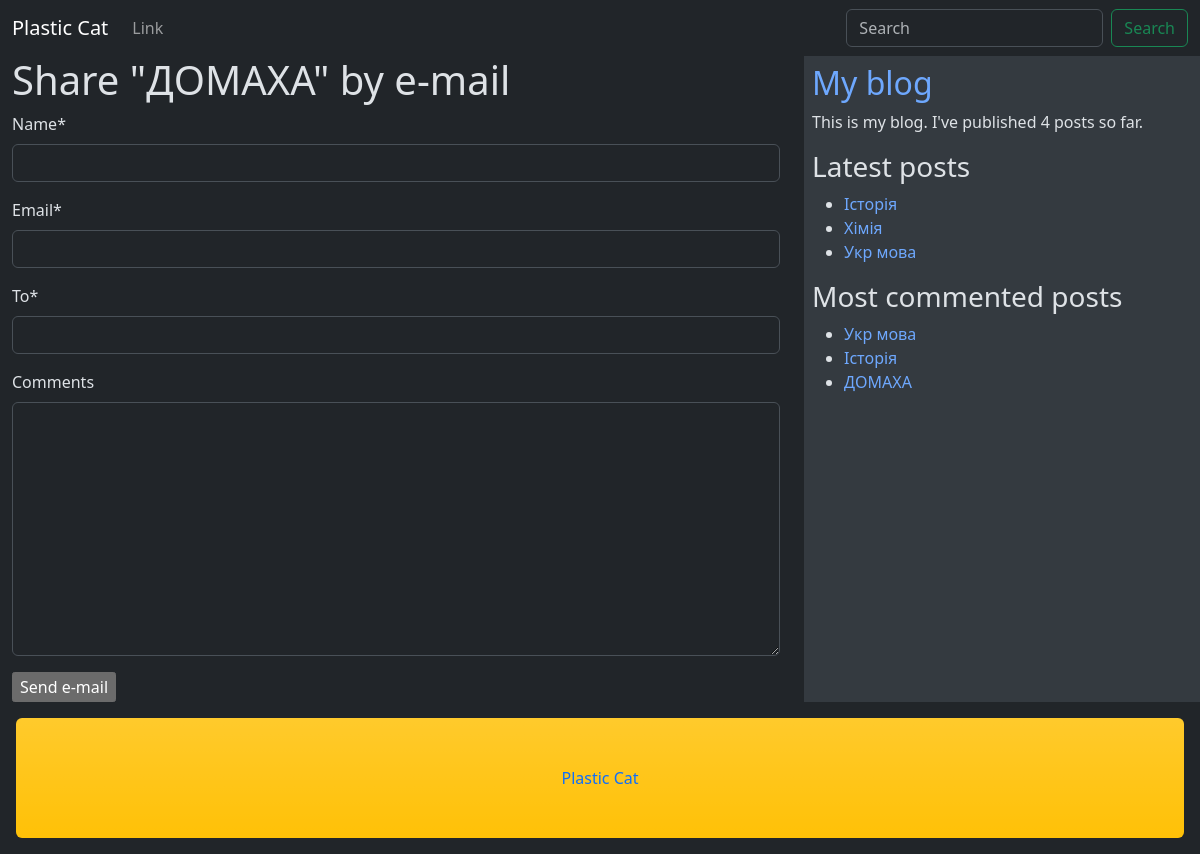
Screenshot of /blog/1/share/ with the database file from the repository.
### blog/models.py (models this page shows, shortened)
class Post(models.Model):
    author = models.ForeignKey(User, on_delete=models.CASCADE, related_name='blog_posts')
    slug = models.SlugField(max_length=250, unique_for_date='created')
    title = models.CharField(max_length=250)
    body = models.TextField()
    created = models.DateTimeField(auto_now_add=True)
    objects = models.Manager()
    published = PublishedManager()
    tags = TaggableManager()
    def get_absolute_url(self):
        return reverse("blog:post_detail", args=[self.created.year,
                                                          self.created.month,
                                                          self.created.day,
                                                          self.slug,])

### blog/views.py (the view)
# urls.py: path('<int:post_id>/share/', views.post_share, name='post_share'),
def post_share(request, post_id):
    post = get_object_or_404(Post, id=post_id)
    sent = False
    if request.method == 'POST':
        form = EmailPostForm(request.POST)
        if form.is_valid():
            cd = form.cleaned_data
            post_url = request.build_absolute_uri(post.get_absolute_url())
            subject = f'{cd["name"]} recommends you read {post.title}'
            message = f'Read {post.title} at {post_url}\n\n' \
                      f'{cd["name"]}\'s comments: {cd["comments"]}'
            send_mail(subject, message, 'your_account@gmail.com', [cd['to']])
            sent = True
    else:
        form = EmailPostForm()
    return render(request, 'blog/share.html', {'post': post, 'form': form, 'sent': sent})

### blog/forms.py
class EmailPostForm(forms.Form):
    name = forms.CharField(max_length=25)
    email = forms.EmailField()
    to = forms.EmailField()
    comments = forms.CharField(required=False, widget=forms.Textarea)

### blog/models.py (called while the page is built)
    def get_queryset(self):
        return super().get_queryset().filter(created__year=2023)

### blog/templatetags/blog_tags.py (called while the page is built)
@register.simple_tag
def total_posts():
    return Post.published.count()

@register.inclusion_tag('blog/latest_posts.html')
def show_latest_posts(count=3):
    latest_post = Post.published.order_by('-created')[:count]
    return {'latest_posts': latest_post}

@register.simple_tag
def get_most_commented_posts(count=3):
    return Post.published.annotate(
                total_comments=Count('comments')
            ).order_by('-total_comments')[:count]

### blog/templates/blog/share.html (shortened to what this page needs)
{% extends "blog/base.html" %}
{% load crispy_forms_tags %}
{% block content %}
    <div class="container">
    {% if sent %}
    <h1>E-mail was successfully sent</h1>
    <p>
        "{{ post.title }}" was successfully sent
        to {{ form.cleaned_data.to }}.
    </p>
    <a href="{{ post.get_absolute_url }}" class="text-decoration-none">Return to post</a>
    {% else %}
    <h1>Share "{{ post.title }}" by e-mail</h1>
    <form method="post">
        {{ form|crispy }}
        <input type="submit" value="Send e-mail">
    </form>
    {% endif %}
    </div>
{% endblock content %}

### blog/templates/blog/base.html (shortened to what this page needs)
{% load static %}
{% load blog_tags %}
<!doctype html>
<html lang="en" data-bs-theme="dark">
  <head>
    <link href="https://cdn.jsdelivr.net/npm/bootstrap@5.3.2/dist/css/bootstrap.min.css"
          rel="stylesheet">
  </head>
  <body>
    {% include "blog/navbar.html" %}
    <div class="content">
        <div class="row">
            <div class="col-8" id="content">
                {% block content %}
                {% endblock content %}
            </div>
            <div class="col-md-4 p-2 bg-body-secondary" id="sidebar">
              <h2><a href="{% url 'blog:post_list' %}" class="text-decoration-none">My blog</a></h2>
              <p>This is my blog. I've published {% total_posts %} posts so far.</p>
                <h3>Latest posts</h3>
                {% show_latest_posts 3 %}
                <h3>Most commented posts</h3>
                {% get_most_commented_posts as most_commented_posts %}
                <ul>
                    {% for post in most_commented_posts %}
                    <li>
                        <a href="{{ post.get_absolute_url }}" class="text-decoration-none">{{ post.title }}</a>
                    </li>
                    {% endfor %}
                </ul>
            </div>
        </div>
        <footer class="bg-warning bg-gradient m-3 p-5 text-center text-primary rounded-2"> Plastic Cat</footer>
    </div>
  </body>
</html>

### blog/templates/blog/latest_posts.html
<ul>
    {% for post in latest_posts %}
    <li>
        <a href="{{ post.get_absolute_url }}"  class="text-decoration-none">{{ post.title }}</a>
    </li>
    {% endfor %}
</ul>

### rows the page displays
Post: title "ДОМАХА"
Post: title "Історія"
Post: title "Хімія"
Post: title "Укр мова"
